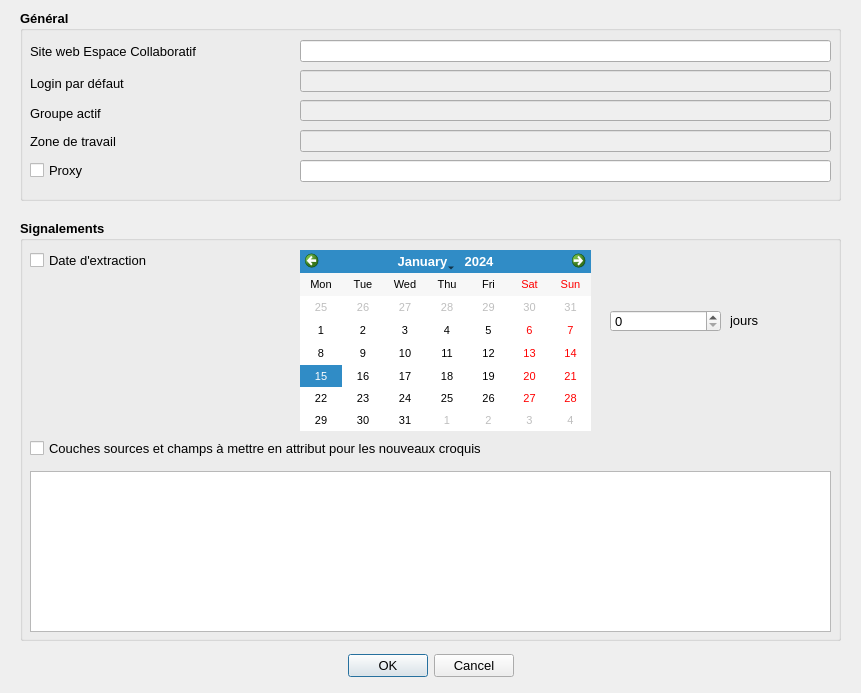
<?xml version="1.0" encoding="UTF-8"?>
<ui version="4.0">
 <class>Dialog</class>
 <widget class="QDialog" name="Dialog">
  <property name="geometry">
   <rect>
    <x>0</x>
    <y>0</y>
    <width>861</width>
    <height>693</height>
   </rect>
  </property>
  <property name="sizePolicy">
   <sizepolicy hsizetype="Preferred" vsizetype="Preferred">
    <horstretch>0</horstretch>
    <verstretch>0</verstretch>
   </sizepolicy>
  </property>
  <property name="font">
   <font>
    <pointsize>10</pointsize>
   </font>
  </property>
  <property name="windowTitle">
   <string>Configuration du plugin Espace Collaboratif</string>
  </property>
  <property name="windowIcon">
   <iconset>
    <normaloff>:/plugins/RipartPlugin/images/ign.png</normaloff>:/plugins/RipartPlugin/images/ign.png</iconset>
  </property>
  <property name="modal">
   <bool>true</bool>
  </property>
  <widget class="QDialogButtonBox" name="buttonBox">
   <property name="geometry">
    <rect>
     <x>0</x>
     <y>650</y>
     <width>861</width>
     <height>32</height>
    </rect>
   </property>
   <property name="orientation">
    <enum>Qt::Horizontal</enum>
   </property>
   <property name="standardButtons">
    <set>QDialogButtonBox::Cancel|QDialogButtonBox::Ok</set>
   </property>
   <property name="centerButtons">
    <bool>true</bool>
   </property>
  </widget>
  <widget class="QGroupBox" name="groupBox">
   <property name="geometry">
    <rect>
     <x>20</x>
     <y>10</y>
     <width>821</width>
     <height>191</height>
    </rect>
   </property>
   <property name="font">
    <font>
     <pointsize>10</pointsize>
     <weight>75</weight>
     <bold>true</bold>
    </font>
   </property>
   <property name="title">
    <string>Général</string>
   </property>
   <widget class="QLineEdit" name="lineEditUrl">
    <property name="geometry">
     <rect>
      <x>280</x>
      <y>30</y>
      <width>531</width>
      <height>22</height>
     </rect>
    </property>
    <property name="minimumSize">
     <size>
      <width>2</width>
      <height>0</height>
     </size>
    </property>
    <property name="font">
     <font>
      <pointsize>10</pointsize>
      <weight>50</weight>
      <bold>false</bold>
     </font>
    </property>
    <property name="frame">
     <bool>true</bool>
    </property>
   </widget>
   <widget class="QLabel" name="lblUrl">
    <property name="geometry">
     <rect>
      <x>10</x>
      <y>30</y>
      <width>221</width>
      <height>22</height>
     </rect>
    </property>
    <property name="font">
     <font>
      <pointsize>10</pointsize>
      <weight>50</weight>
      <bold>false</bold>
     </font>
    </property>
    <property name="text">
     <string>Site web Espace Collaboratif</string>
    </property>
   </widget>
   <widget class="QLineEdit" name="lineEditLogin">
    <property name="enabled">
     <bool>false</bool>
    </property>
    <property name="geometry">
     <rect>
      <x>280</x>
      <y>60</y>
      <width>531</width>
      <height>22</height>
     </rect>
    </property>
    <property name="font">
     <font>
      <pointsize>10</pointsize>
      <weight>50</weight>
      <bold>false</bold>
     </font>
    </property>
   </widget>
   <widget class="QLineEdit" name="lineEditGroupeActif">
    <property name="enabled">
     <bool>false</bool>
    </property>
    <property name="geometry">
     <rect>
      <x>280</x>
      <y>90</y>
      <width>531</width>
      <height>21</height>
     </rect>
    </property>
    <property name="minimumSize">
     <size>
      <width>2</width>
      <height>0</height>
     </size>
    </property>
    <property name="font">
     <font>
      <pointsize>10</pointsize>
      <weight>50</weight>
      <bold>false</bold>
     </font>
    </property>
    <property name="frame">
     <bool>true</bool>
    </property>
    <property name="readOnly">
     <bool>true</bool>
    </property>
   </widget>
   <widget class="QLabel" name="lblGroupeActif">
    <property name="geometry">
     <rect>
      <x>10</x>
      <y>90</y>
      <width>121</width>
      <height>27</height>
     </rect>
    </property>
    <property name="font">
     <font>
      <pointsize>10</pointsize>
      <weight>50</weight>
      <bold>false</bold>
     </font>
    </property>
    <property name="text">
     <string>Groupe actif</string>
    </property>
   </widget>
   <widget class="QLineEdit" name="lineEditWorkArea">
    <property name="enabled">
     <bool>false</bool>
    </property>
    <property name="geometry">
     <rect>
      <x>280</x>
      <y>120</y>
      <width>531</width>
      <height>22</height>
     </rect>
    </property>
    <property name="minimumSize">
     <size>
      <width>2</width>
      <height>0</height>
     </size>
    </property>
    <property name="font">
     <font>
      <pointsize>10</pointsize>
      <weight>50</weight>
      <bold>false</bold>
     </font>
    </property>
    <property name="frame">
     <bool>true</bool>
    </property>
    <property name="readOnly">
     <bool>true</bool>
    </property>
   </widget>
   <widget class="QLabel" name="lblWorkArea">
    <property name="geometry">
     <rect>
      <x>10</x>
      <y>120</y>
      <width>121</width>
      <height>22</height>
     </rect>
    </property>
    <property name="font">
     <font>
      <pointsize>10</pointsize>
      <weight>50</weight>
      <bold>false</bold>
     </font>
    </property>
    <property name="text">
     <string>Zone de travail</string>
    </property>
   </widget>
   <widget class="QLineEdit" name="lineEditProxy">
    <property name="geometry">
     <rect>
      <x>280</x>
      <y>150</y>
      <width>531</width>
      <height>22</height>
     </rect>
    </property>
    <property name="minimumSize">
     <size>
      <width>2</width>
      <height>0</height>
     </size>
    </property>
    <property name="font">
     <font>
      <pointsize>10</pointsize>
      <weight>50</weight>
      <bold>false</bold>
     </font>
    </property>
    <property name="frame">
     <bool>true</bool>
    </property>
   </widget>
   <widget class="QLabel" name="lblLogin">
    <property name="geometry">
     <rect>
      <x>10</x>
      <y>60</y>
      <width>121</width>
      <height>27</height>
     </rect>
    </property>
    <property name="font">
     <font>
      <pointsize>10</pointsize>
      <weight>50</weight>
      <bold>false</bold>
     </font>
    </property>
    <property name="text">
     <string>Login par défaut</string>
    </property>
   </widget>
  </widget>
  <widget class="QCheckBox" name="checkBoxProxy">
   <property name="geometry">
    <rect>
     <x>30</x>
     <y>160</y>
     <width>71</width>
     <height>20</height>
    </rect>
   </property>
   <property name="sizePolicy">
    <sizepolicy hsizetype="Maximum" vsizetype="Fixed">
     <horstretch>0</horstretch>
     <verstretch>0</verstretch>
    </sizepolicy>
   </property>
   <property name="minimumSize">
    <size>
     <width>0</width>
     <height>0</height>
    </size>
   </property>
   <property name="font">
    <font>
     <pointsize>10</pointsize>
     <weight>50</weight>
     <bold>false</bold>
    </font>
   </property>
   <property name="layoutDirection">
    <enum>Qt::LeftToRight</enum>
   </property>
   <property name="autoFillBackground">
    <bool>false</bool>
   </property>
   <property name="text">
    <string>Proxy</string>
   </property>
  </widget>
  <widget class="QGroupBox" name="groupBox_2">
   <property name="geometry">
    <rect>
     <x>20</x>
     <y>220</y>
     <width>821</width>
     <height>421</height>
    </rect>
   </property>
   <property name="font">
    <font>
     <pointsize>10</pointsize>
     <weight>75</weight>
     <bold>true</bold>
    </font>
   </property>
   <property name="title">
    <string>Signalements</string>
   </property>
   <widget class="QCheckBox" name="checkBoxDate">
    <property name="geometry">
     <rect>
      <x>10</x>
      <y>30</y>
      <width>161</width>
      <height>20</height>
     </rect>
    </property>
    <property name="sizePolicy">
     <sizepolicy hsizetype="Maximum" vsizetype="Fixed">
      <horstretch>0</horstretch>
      <verstretch>0</verstretch>
     </sizepolicy>
    </property>
    <property name="minimumSize">
     <size>
      <width>0</width>
      <height>0</height>
     </size>
    </property>
    <property name="font">
     <font>
      <pointsize>10</pointsize>
      <weight>50</weight>
      <bold>false</bold>
     </font>
    </property>
    <property name="layoutDirection">
     <enum>Qt::LeftToRight</enum>
    </property>
    <property name="autoFillBackground">
     <bool>false</bool>
    </property>
    <property name="text">
     <string>Date d'extraction</string>
    </property>
   </widget>
   <widget class="QTreeWidget" name="treeWidget">
    <property name="geometry">
     <rect>
      <x>10</x>
      <y>251</y>
      <width>801</width>
      <height>161</height>
     </rect>
    </property>
    <property name="lineWidth">
     <number>100</number>
    </property>
    <property name="alternatingRowColors">
     <bool>true</bool>
    </property>
    <property name="selectionMode">
     <enum>QAbstractItemView::MultiSelection</enum>
    </property>
    <property name="columnCount">
     <number>1</number>
    </property>
    <attribute name="headerVisible">
     <bool>false</bool>
    </attribute>
    <column>
     <property name="text">
      <string notr="true">1</string>
     </property>
    </column>
   </widget>
   <widget class="QCheckBox" name="checkBoxAttributs">
    <property name="geometry">
     <rect>
      <x>10</x>
      <y>210</y>
      <width>661</width>
      <height>36</height>
     </rect>
    </property>
    <property name="sizePolicy">
     <sizepolicy hsizetype="Maximum" vsizetype="Fixed">
      <horstretch>0</horstretch>
      <verstretch>0</verstretch>
     </sizepolicy>
    </property>
    <property name="minimumSize">
     <size>
      <width>0</width>
      <height>0</height>
     </size>
    </property>
    <property name="font">
     <font>
      <pointsize>10</pointsize>
      <weight>50</weight>
      <bold>false</bold>
     </font>
    </property>
    <property name="layoutDirection">
     <enum>Qt::LeftToRight</enum>
    </property>
    <property name="autoFillBackground">
     <bool>false</bool>
    </property>
    <property name="text">
     <string>Couches sources et champs à mettre en attribut pour les nouveaux croquis</string>
    </property>
   </widget>
   <widget class="QCalendarWidget" name="calendarWidget">
    <property name="geometry">
     <rect>
      <x>280</x>
      <y>30</y>
      <width>291</width>
      <height>181</height>
     </rect>
    </property>
    <property name="font">
     <font>
      <pointsize>8</pointsize>
      <weight>50</weight>
      <bold>false</bold>
     </font>
    </property>
    <property name="horizontalHeaderFormat">
     <enum>QCalendarWidget::ShortDayNames</enum>
    </property>
    <property name="verticalHeaderFormat">
     <enum>QCalendarWidget::NoVerticalHeader</enum>
    </property>
    <property name="navigationBarVisible">
     <bool>true</bool>
    </property>
   </widget>
   <widget class="QSpinBox" name="spinBox">
    <property name="geometry">
     <rect>
      <x>590</x>
      <y>90</y>
      <width>111</width>
      <height>22</height>
     </rect>
    </property>
    <property name="font">
     <font>
      <pointsize>10</pointsize>
      <weight>50</weight>
      <bold>false</bold>
     </font>
    </property>
    <property name="maximum">
     <number>2147483647</number>
    </property>
   </widget>
   <widget class="QLabel" name="label_2">
    <property name="geometry">
     <rect>
      <x>710</x>
      <y>80</y>
      <width>61</width>
      <height>41</height>
     </rect>
    </property>
    <property name="font">
     <font>
      <pointsize>10</pointsize>
      <weight>50</weight>
      <bold>false</bold>
     </font>
    </property>
    <property name="text">
     <string>jours</string>
    </property>
   </widget>
  </widget>
 </widget>
 <tabstops>
  <tabstop>lineEditGroupeActif</tabstop>
 </tabstops>
 <resources/>
 <connections>
  <connection>
   <sender>buttonBox</sender>
   <signal>accepted()</signal>
   <receiver>Dialog</receiver>
   <slot>accept()</slot>
   <hints>
    <hint type="sourcelabel">
     <x>248</x>
     <y>254</y>
    </hint>
    <hint type="destinationlabel">
     <x>157</x>
     <y>274</y>
    </hint>
   </hints>
  </connection>
  <connection>
   <sender>buttonBox</sender>
   <signal>rejected()</signal>
   <receiver>Dialog</receiver>
   <slot>reject()</slot>
   <hints>
    <hint type="sourcelabel">
     <x>316</x>
     <y>260</y>
    </hint>
    <hint type="destinationlabel">
     <x>286</x>
     <y>274</y>
    </hint>
   </hints>
  </connection>
 </connections>
</ui>
